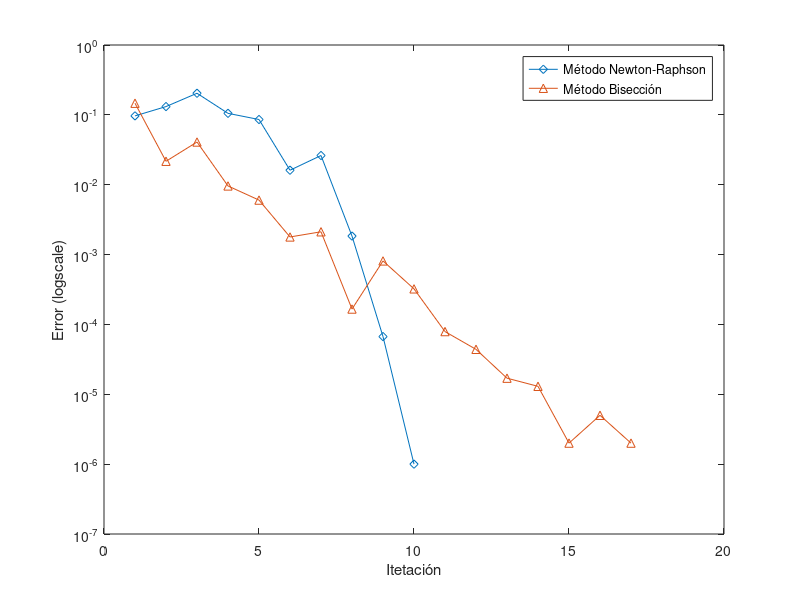

Write MATLAB code to recreate this figure.
close all;
clear all;
x_nr = [0.600000 0.371934 0.299572 0.398220 0.417559 0.487227 0.529541 0.501510 0.503417 0.503349];
x_b = [0.650000 0.525000 0.462500 0.493750 0.509375 0.501563 0.505469 0.503516 0.502539 0.503027 0.503271 0.503394 0.503333 0.503363 0.503348 0.503355 0.503352 0.503350]

r = 0.503350;
e_nr = abs(x_nr - ones(size(x_nr))*r)
e_b = abs(x_b - ones(size(x_b))*r)

i_nr = 1:1:size(x_nr,2);
i_b = 1:1:size(x_b,2);


figure1 = figure;

% Create axes
axes1 = axes('Parent',figure1,'YScale','log');
box(axes1,'on');
hold(axes1,'on');

% Create semilogy
semilogy(i_nr,e_nr,'DisplayName','Método Newton-Raphson','Marker','diamond');

% Create semilogy
semilogy(i_b,e_b,'DisplayName','Método Bisección','Marker','^');

% Create xlabel
xlabel('Itetación');

% Create ylabel
ylabel('Error (logscale)');

% Create legend
legend(axes1,'show');